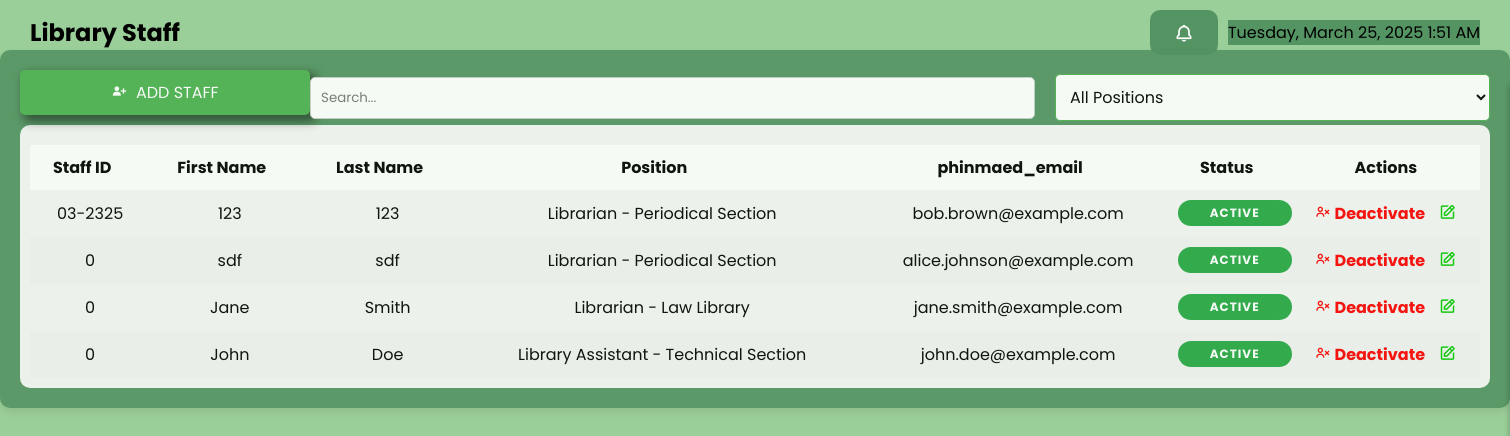
Before: /staff.php with the older database file.
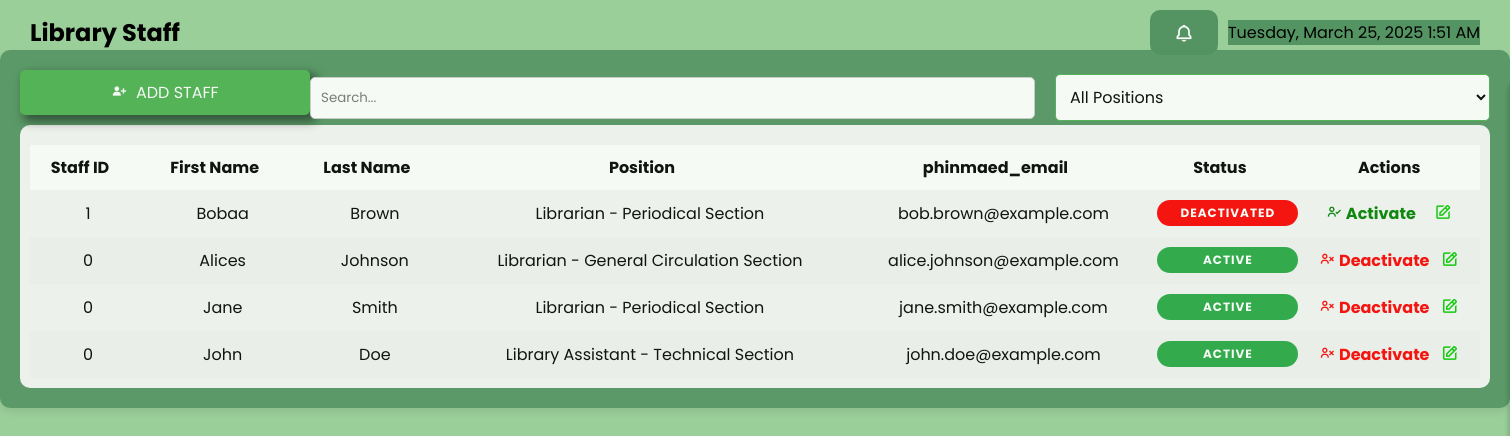
After: the same page with the newer database file.
### tables this page shows
CREATE TABLE `staff` (
  `staff_id` int(11) NOT NULL,
  `staff_idNum` int(11) NOT NULL,
  `staff_first_name` varchar(255) NOT NULL,
  `staff_last_name` varchar(255) NOT NULL,
  `position` varchar(255) NOT NULL,
  `phinmaed_email` varchar(255) NOT NULL,
  `department` varchar(255) NOT NULL,
  `status` tinyint(1) NOT NULL DEFAULT 1
);

### staff.php (the view, shortened to what this page needs)
<?php
include 'db_config.php';
?>
<!DOCTYPE html>
<html lang="en">
<head>
    <link rel="stylesheet" href="staff.css">
    <link rel="stylesheet" href="global.css">
    <link href='https://unpkg.com/boxicons@2.1.1/css/boxicons.min.css' rel='stylesheet'>
</head>
<body>
<nav class="header">
    <h1>Library Staff</h1>
    <div class="header-actions">
        <button id="notificationButton" class="notification-btn">
            <i class='bx bx-bell'></i>
        </button>
        <div class="header-right">
            <?php echo date('l, F j, Y g:i A'); ?>
        </div>
    </div>
</nav>
<div class="container5">
    <div class="search-sort">
        <button id="openStaffFormButton" class="add-btn"><i class='bx bxs-user-plus '></i>&nbsp; ADD STAFF</button>
        <input type="text" id="search4" placeholder="Search...">
        <select id="positionFilter" class="filter-attendance">
            <option value="">All Positions</option>
        </select>
    </div>
    <div class="table-container2">
        <table>
            <thead>
                <tr>
                    <th data-column5="staff_idNum">Staff ID<i class='bx bx-sort sort-icon'></i></th>
                    <th data-column5="staff_first_name">First Name<i class='bx bx-sort sort-icon'></i></th>
                    <th data-column5="staff_last_name">Last Name<i class='bx bx-sort sort-icon'></i></th>
                    <th data-column5="position">Position<i class='bx bx-sort sort-icon'></i></th>
                    <th data-column5="phinmaed_email">phinmaed_email<i class='bx bx-sort sort-icon'></i></th>
                    <th data-column5="status">Status<i class='bx bx-sort sort-icon'></i></th>
                    <th>Actions</th>
                </tr>
            </thead>
            <tbody id="staffTableBody">
                <?php
                $result = $conn->query("SELECT * FROM staff ORDER BY staff_id DESC");
                if ($result->num_rows > 0) {
                    while ($row = $result->fetch_assoc()) {
                        $status = isset($row['status']) && $row['status'] == 1 ? 'Active' : 'Deactivated';
                        $toggleStatus = $row['status'] == 1 ? 'Deactivate' : 'Activate';
                        $toggleClass = $row['status'] == 1 ? 'deactivate-btn' : 'activate-btn';
                        $toggleIcon = $row['status'] == 1 ? 'bx-user-x' : 'bx-user-check';
                        $statusClass = $row['status'] == 1 ? 'status-active-staff' : 'status-deactivated';
                        echo "<tr>
                                <td>{$row['staff_idNum']}</td>
                                <td>{$row['staff_first_name']}</td>
                                <td>{$row['staff_last_name']}</td>
                                <td>{$row['position']}</td>
                                <td>{$row['phinmaed_email']}</td>
                                <td class='{$statusClass}'>{$status}</td>
                                <td>
                                    <form method='POST' class='toggle-status-form'>
                                        <input type='hidden' name='staff_id' value='{$row['staff_id']}'>
                                        <div class='actions_button'>
                                            <button type='submit' name='toggle_staff_status' class='toggle-staff-status-btn {$toggleClass}' onclick='return confirmToggleStatus(event, \"{$toggleStatus}\")'><i class='bx {$toggleIcon}'></i> {$toggleStatus}</button>
                                            <button type='button' class='edit-btn' onclick='editStaff({$row['staff_id']})'><i class='bx bx-edit ' ></i></button>
                                        </div>
                                    </form>
                                </td>
                              </tr>";
                    }
                } else {
                    echo "<tr><td colspan='8'>No Registered Staff.</td></tr>";
                }
                ?>
            </tbody>
        </table>
    </div>
</body>
</html>

Changed rows visible on the page:
changed staff "bob.brown@example.com": staff_idNum "03-2325" → "1"; staff_first_name "123" → "Bobaa"; staff_last_name "123" → "Brown"; status "ACTIVE" → "DEACTIVATED"; status "Deactivate" → "Activate"
changed staff "alice.johnson@example.com": staff_first_name "sdf" → "Alices"; staff_last_name "sdf" → "Johnson"; position "Librarian - Periodical Section" → "Librarian - General Circulation Section"
changed staff "Jane": position "Librarian - Law Library" → "Librarian - Periodical Section"
